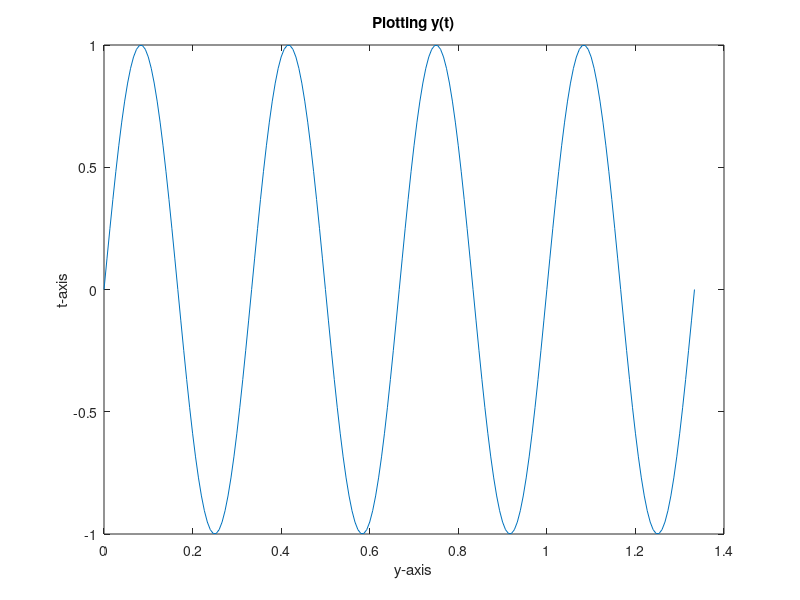
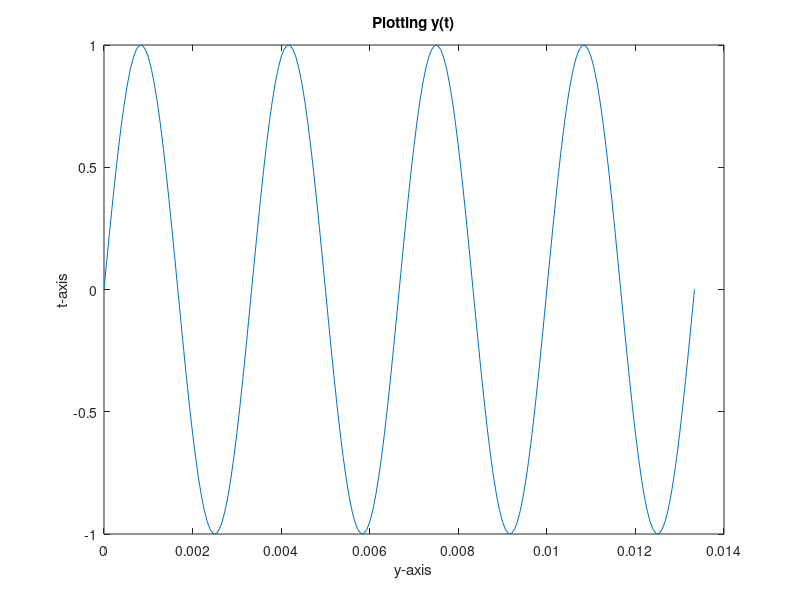
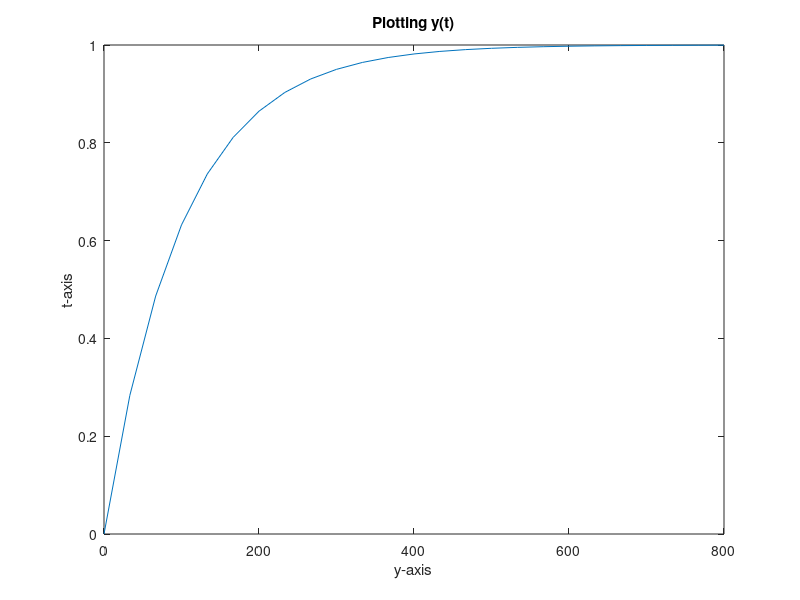
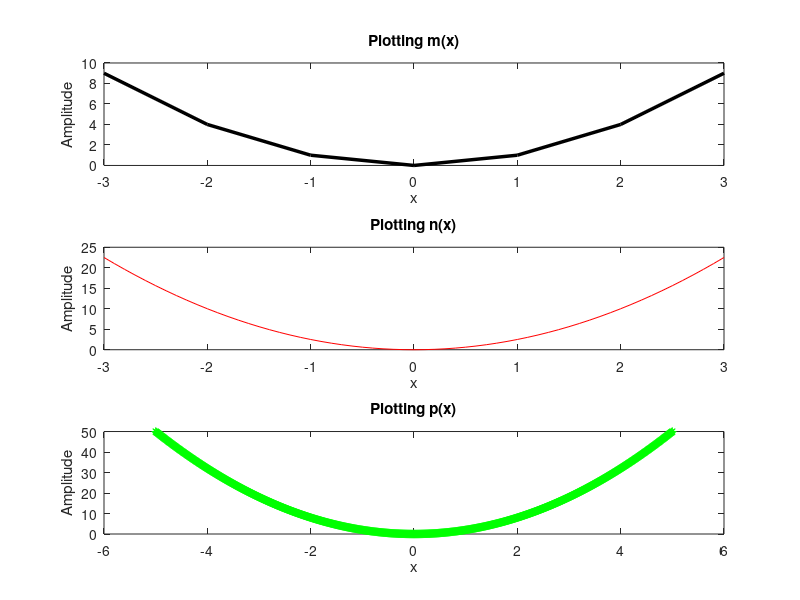

MATLAB code for these plots, in order: (Note: this script raises an error after producing the figures.)
%% Task1
x = [2, 4, 5, 9];
y = x .* x;
y

%% Task 2A
a = [
    2 5 3
    1 1 0
    9 6 -1
    ];
b = [
    -1
    6
    9
    ];
c = [3 -2 4];
x = a * b
y = a + 4
z = b .* a
c = c.^ 2

%% Task 2B
a = [3 2 4];
b = [4 2 3];
% a)
ta = transpose(a)
tb = transpose(b)
% b)
ta .* a
tb .* b
% c)
a .* tb
b .* ta

%% Task 3(a)
k = 50;
freq1 = 3;
t1=0:1/(freq1 * 50):4/freq1;
y1 = sin(2 * pi * freq1 .*t1);
figure
plot(t1, y1)
title('Plotting y(t)');
xlabel('y-axis');
ylabel('t-axis');

freq2 = 300;
t2=0:1/15000:4/300;
y2 = sin(2 * pi * freq2 .*t2);
figure
plot(t2, y2)
title('Plotting y(t)');
xlabel('y-axis');
ylabel('t-axis');


%% Task 3(b)
a1 = 0.01;
t1=0:1/(3 * a1):8/a1;
y1 = 1 - exp(-1 * a1 .*t1);
figure
plot(t1, y1)
title('Plotting y(t)');
xlabel('y-axis');
ylabel('t-axis');

a2 = 100;
t2=0:1/(3 * a2):8/a2;
y2 = 1 - exp(-1 * a2 .*t2);
figure
plot(t2, y2)
title('Plotting y(t)');
xlabel('y-axis');
ylabel('t-axis');

%% Task 4

% Plotting 1st function
subplot (3,1,1) %1st plot
x=-3:1:3;
m = x.^2;

plot(x, m,'k','LineWidth',2.5)
title('Plotting m(x)');
xlabel('x');
ylabel('Amplitude');

% Plotting 2nd function
subplot (3,1,2) %2nd plot
x = -3:0.1:3;
n = 2.5 * (x.^2);

plot(x, n,'r')
title('Plotting n(x)');
xlabel('x');
ylabel('Amplitude');

% Plotting 3rd function
subplot (3,1,3) %3rd plot
x=-5:0.01:5;
p = 2*(x.^2);

plot(x, p,'g*')
title('Plotting p(x)');
xlabel('x');
ylabel('Amplitude');

% Adding main/super title
sgtitle ('Non-linear graphs') %ignore this command if gives error

%% Task 5
% b)
B = [eye(2), rand(2, 1)];
B
size(B)

% b)
v = zeros(1, 36); % Create a row vector with 36 zeros
v(18) = 1;        % Set the 18th element to 1
v

